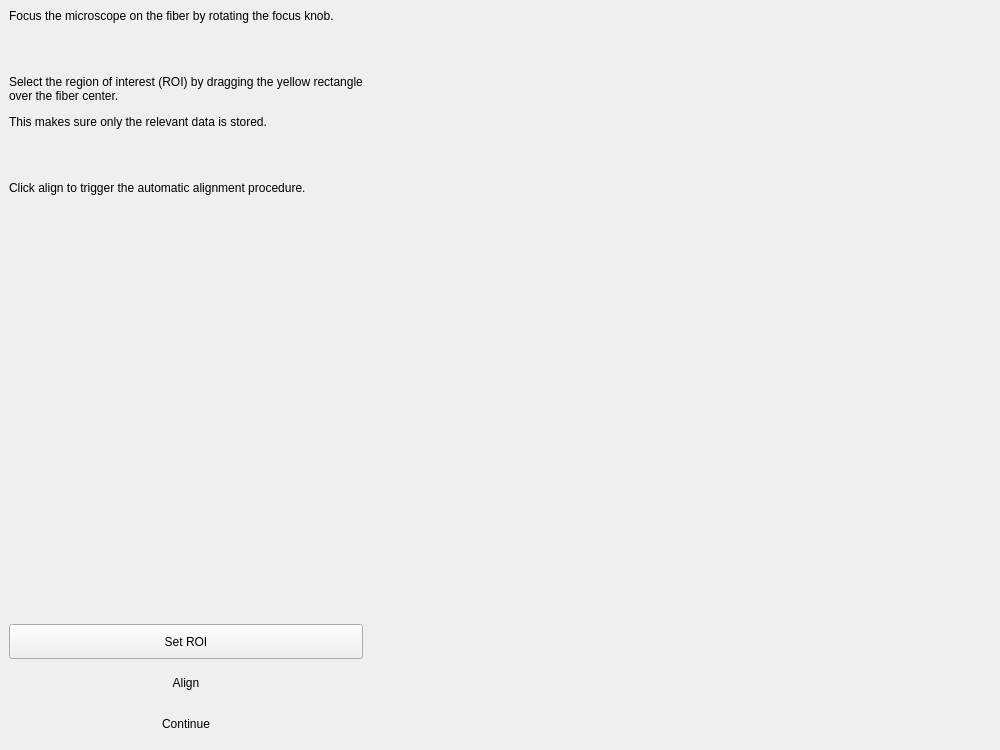
<?xml version="1.0" encoding="UTF-8"?>
<ui version="4.0">
 <class>Form</class>
 <widget class="QWidget" name="Form">
  <property name="geometry">
   <rect>
    <x>0</x>
    <y>0</y>
    <width>1000</width>
    <height>750</height>
   </rect>
  </property>
  <property name="minimumSize">
   <size>
    <width>1000</width>
    <height>750</height>
   </size>
  </property>
  <property name="windowTitle">
   <string>Form</string>
  </property>
  <layout class="QHBoxLayout" name="horizontalLayout" stretch="0,3">
   <property name="leftMargin">
    <number>0</number>
   </property>
   <property name="topMargin">
    <number>0</number>
   </property>
   <property name="rightMargin">
    <number>0</number>
   </property>
   <property name="bottomMargin">
    <number>0</number>
   </property>
   <item>
    <widget class="QFrame" name="frame">
     <property name="minimumSize">
      <size>
       <width>200</width>
       <height>0</height>
      </size>
     </property>
     <layout class="QVBoxLayout" name="verticalLayout_2">
      <item>
       <widget class="QLabel" name="helptext_label">
        <property name="text">
         <string>&lt;html&gt;&lt;head/&gt;&lt;body&gt;&lt;p&gt;Focus the microscope on the fiber by rotating the focus knob.&lt;/p&gt;&lt;p&gt;&lt;br/&gt;&lt;/p&gt;&lt;p&gt;Select the region of interest (ROI) by dragging the yellow rectangle over the fiber center.&lt;/p&gt;&lt;p&gt;This makes sure only the relevant data is stored.&lt;/p&gt;&lt;p&gt;&lt;br/&gt;&lt;/p&gt;&lt;p&gt;Click align to trigger the automatic alignment procedure.&lt;/p&gt;&lt;/body&gt;&lt;/html&gt;</string>
        </property>
        <property name="alignment">
         <set>Qt::AlignLeading|Qt::AlignLeft|Qt::AlignTop</set>
        </property>
        <property name="wordWrap">
         <bool>true</bool>
        </property>
       </widget>
      </item>
      <item>
       <widget class="QPushButton" name="ROI_button">
        <property name="minimumSize">
         <size>
          <width>0</width>
          <height>35</height>
         </size>
        </property>
        <property name="text">
         <string>Set ROI</string>
        </property>
       </widget>
      </item>
      <item>
       <widget class="QPushButton" name="align_button">
        <property name="minimumSize">
         <size>
          <width>0</width>
          <height>35</height>
         </size>
        </property>
        <property name="text">
         <string>Align</string>
        </property>
        <property name="flat">
         <bool>true</bool>
        </property>
       </widget>
      </item>
      <item>
       <widget class="QPushButton" name="continue_button">
        <property name="minimumSize">
         <size>
          <width>0</width>
          <height>35</height>
         </size>
        </property>
        <property name="text">
         <string>Continue</string>
        </property>
        <property name="autoDefault">
         <bool>false</bool>
        </property>
        <property name="default">
         <bool>false</bool>
        </property>
        <property name="flat">
         <bool>true</bool>
        </property>
       </widget>
      </item>
     </layout>
    </widget>
   </item>
   <item>
    <widget class="QWidget" name="microscope_widget" native="true">
     <property name="minimumSize">
      <size>
       <width>0</width>
       <height>0</height>
      </size>
     </property>
     <layout class="QVBoxLayout" name="verticalLayout"/>
    </widget>
   </item>
  </layout>
 </widget>
 <resources/>
 <connections/>
</ui>
